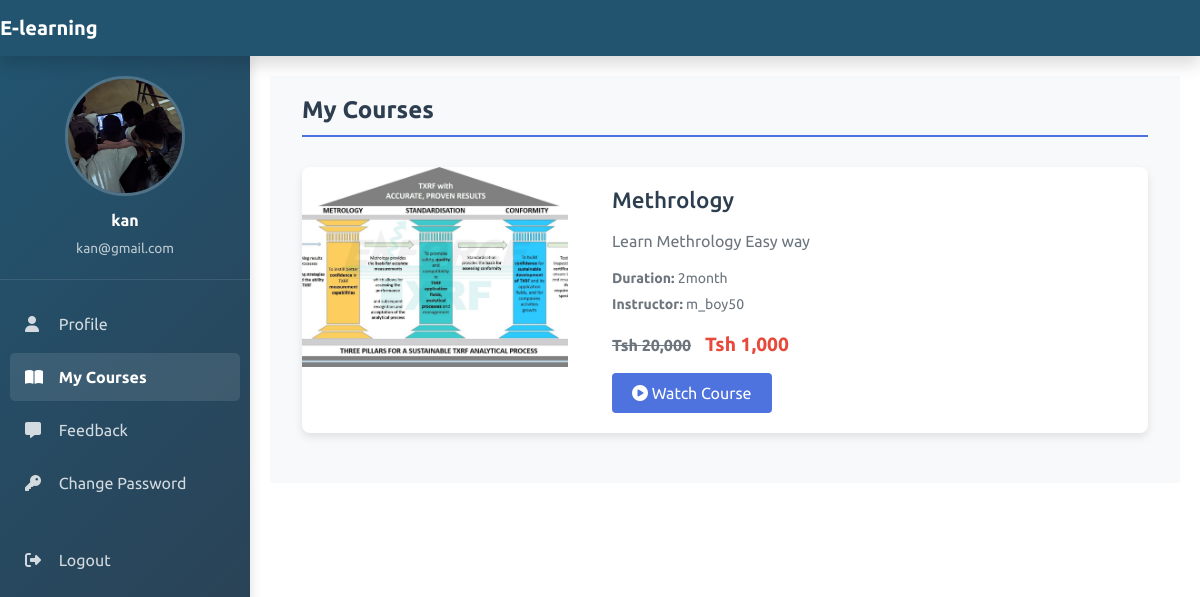
/student/myCourse.php (signed in), run on the app's committed database.
### tables this page shows
CREATE TABLE `student` (
  `stud_id` int(11) NOT NULL,
  `studname` varchar(255) NOT NULL,
  `studreg` varchar(255) DEFAULT NULL,
  `stuemail` varchar(255) NOT NULL,
  `stupass` varchar(255) NOT NULL,
  `stu_occ` text DEFAULT NULL,
  `stu_img` text DEFAULT NULL
);

CREATE TABLE `courseorder` (
  `co_id` int(11) NOT NULL,
  `order_id` varchar(255) NOT NULL,
  `stuemail` varchar(255) NOT NULL,
  `course_id` int(11) NOT NULL,
  `status` varchar(255) NOT NULL,
  `respomsg` text NOT NULL,
  `course_price` decimal(10,2) NOT NULL,
  `order_date` date NOT NULL
);

CREATE TABLE `course` (
  `course_id` int(11) NOT NULL,
  `course_name` text NOT NULL,
  `course_desc` text NOT NULL,
  `course_author` varchar(255) NOT NULL,
  `course_img` text NOT NULL,
  `course_duration` text NOT NULL,
  `course_price` text NOT NULL,
  `course_original_price` text NOT NULL
);

### student/myCourse.php (the view, shortened to what this page needs)
<?php
include('./stuInclude/header.php');
include_once(__DIR__ . '/../dbconnection.php');
$stuemail = $_SESSION['stuemail'] ?? '';
?>
<div class="course-container">
    <div class="container">
        <div class="row">
            <div class="col-12">
                <h4 class="course-header">My Courses</h4>
                <?php
                if (empty($stuemail)) {
                    echo '<div class="error-message">Student email not found in session.</div>';
                } else {
                    $sql = "SELECT co.order_id, c.course_id, c.course_name, c.course_duration, c.course_desc,
                            c.course_img, c.course_author, c.course_original_price, c.course_price
                            FROM courseorder AS co
                            JOIN course AS c ON c.course_id = co.course_id
                            WHERE co.stuemail = ?";
                    $stmt = $conn->prepare($sql);
                    if ($stmt) {
                        $stmt->bind_param("s", $stuemail);
                        $stmt->execute();
                        $result = $stmt->get_result();
                        if ($result->num_rows > 0) {
                            while ($row = $result->fetch_assoc()) {
                                ?>
                                <div class="course-card">
                                    <div class="row">
                                        <div class="col-md-4">
                                            <div class="course-img-container">
                                                <img src="<?php echo htmlspecialchars($row['course_img']); ?>" alt="<?php echo htmlspecialchars($row['course_name']); ?>" class="course-img">
                                            </div>
                                        </div>
                                        <div class="col-md-8">
                                            <div class="course-body">
                                                <h5 class="course-title"><?php echo htmlspecialchars($row['course_name']); ?></h5>
                                                <p class="course-desc"><?php echo htmlspecialchars($row['course_desc']); ?></p>
                                                <div class="course-meta">
                                                    <small><strong>Duration:</strong> <?php echo htmlspecialchars($row['course_duration']); ?></small>
                                                    <small><strong>Instructor:</strong> <?php echo htmlspecialchars($row['course_author']); ?></small>
                                                </div>
                                                <div class="course-price">
                                                    <span class="original-price">Tsh <?php echo number_format($row['course_original_price']); ?></span>
                                                    <span class="current-price">Tsh <?php echo number_format($row['course_price']); ?></span>
                                                </div>
                                                <a href="watchcourse.php?course_id=<?php echo $row['course_id']; ?>" class="watch-btn">
                                                    <i class="fas fa-play-circle mr-2"></i> Watch Course
                                                </a>
                                            </div>
                                        </div>
                                    </div>
                                </div>
                                <?php
                            }
                        } else {
                            echo '<div class="no-courses">
                                    <i class="fas fa-book-open"></i>
                                    <p>You haven\'t enrolled in any courses yet.</p>
                                  </div>';
                        }
                    } else {
                        echo '<div class="error-message">Database query preparation failed: ' . htmlspecialchars($conn->error) . '</div>';
                    }
                }
                ?>
            </div>
        </div>
    </div>
</div>
<?php
include('./stuInclude/footer.php');
?>

### student/stuInclude/header.php (shortened to what this page needs)
<?php
$include_success = include_once(__DIR__ . '/../../dbconnection.php');
if (!$include_success) {
    error_log("Failed to include dbconnection.php in header.php");
    $stu_img = '/Online learning system/image/default.jpg';
} else {
    if (isset($_SESSION['is_login']) && isset($_SESSION['stuemail']) && isset($conn)) {
        $stuemail = $_SESSION['stuemail'];
        $sql = "SELECT stu_img FROM student WHERE stuemail = ?";
        $stmt = $conn->prepare($sql);
        if ($stmt) {
            $stmt->bind_param("s", $stuemail);
            $stmt->execute();
            $result = $stmt->get_result();
            if ($result->num_rows > 0) {
                $row = $result->fetch_assoc();
                $stu_img = $row['stu_img'] ?: '/Online learning system/image/default.jpg';
            } else {
                $stu_img = '/Online learning system/image/default.jpg';
                error_log("No student found for $stuemail");
            }
        } else {
            error_log("Failed to prepare SQL statement in header.php: " . $conn->error);
            $stu_img = '/Online learning system/image/default.jpg';
        }
    } else {
        $stu_img = '/Online learning system/image/default.jpg';
        error_log("Session or connection not set: is_login=" . (isset($_SESSION['is_login']) ? 'true' : 'false') . ", stuemail=" . (isset($_SESSION['stuemail']) ? $_SESSION['stuemail'] : 'unset') . ", conn=" . (isset($conn) ? 'set' : 'unset'));
    }
}
?>
<!DOCTYPE html>
<html lang="en">
<head>
    <link href="https://cdn.jsdelivr.net/npm/bootstrap@5.3.0/dist/css/bootstrap.min.css" rel="stylesheet">
    <link href="https://cdnjs.cloudflare.com/ajax/libs/font-awesome/6.0.0/css/all.min.css" rel="stylesheet">
    <link rel="stylesheet" href="https://cdnjs.cloudflare.com/ajax/libs/font-awesome/6.4.0/css/all.min.css">
</head>
<body>
    <nav class="navbar navbar-dark fixed-top flex-md-nowrap p-0 shadow">
        <a class="navbar-brand mx-auto mx-lg-0" href="studentProfile.php">E-learning</a>
    </nav>
    <nav class="sidebar" id="sidebar">
        <div class="sidebar-sticky">
            <div class="profile-section">
                <img src="<?php echo htmlspecialchars($stu_img); ?>" alt="Student Image" class="profile-img">
                <?php if (isset($_SESSION['stuemail'])): ?>
                    <h6 class="profile-name"><?php echo htmlspecialchars(explode('@', $_SESSION['stuemail'])[0]); ?></h6>
                    <small class="profile-email"><?php echo htmlspecialchars($_SESSION['stuemail']); ?></small>
                <?php endif; ?>
            </div>
            <ul class="nav flex-column">
                <li class="nav-item">
                    <a class="nav-link <?php echo (basename($_SERVER['PHP_SELF']) == 'studentProfile.php') ? 'active' : ''; ?>"
                    href="studentProfile.php">
                        <i class="fas fa-user"></i> Profile
                    </a>
                </li>
                <li class="nav-item">
                    <a class="nav-link <?php echo (basename($_SERVER['PHP_SELF']) == 'myCourse.php') ? 'active' : ''; ?>"
                    href="myCourse.php">
                        <i class="fas fa-book-open"></i> My Courses
                    </a>
                </li>
                <li class="nav-item">
                    <a class="nav-link <?php echo (basename($_SERVER['PHP_SELF']) == 'stufeedback.php') ? 'active' : ''; ?>"
                    href="stufeedback.php">
                        <i class="fas fa-comment-alt"></i> Feedback
                    </a>
                </li>
                <li class="nav-item">
                    <a class="nav-link <?php echo (basename($_SERVER['PHP_SELF']) == 'studentChangePass.php') ? 'active' : ''; ?>"
                    href="studentChangePass.php">
                        <i class="fas fa-key"></i> Change Password
                    </a>
                </li>
                <li class="nav-item mt-4">
                    <a class="nav-link text-danger" href="../logout.php">
                        <i class="fas fa-sign-out-alt"></i> Logout
                    </a>
                </li>
            </ul>
        </div>
    </nav>
            <main class="main-content" id="mainContent">

### student/stuInclude/header.php (style rules this page uses)
:root { --sidebar-width: 250px; --topbar-height: 56px; --primary-color: #225470; --secondary-color: #2c3e50; }
body { font-family: 'Ubuntu', sans-serif; padding-top: var(--topbar-height); }
.navbar { background-color: var(--primary-color) !important; height: var(--topbar-height); box-shadow: 0 2px 10px rgba(0, 0, 0, 0.1); z-index: 1030; }
.navbar-brand { font-weight: 600; }
.sidebar { background: linear-gradient(135deg, var(--primary-color) 0%, var(--secondary-color) 100%); width: var(--sidebar-width); position: fixed; top: var(--topbar-height); left: 0; bottom: 0; z-index: 1020; overflow-y: auto; transition: transform 0.3s ease; box-shadow: 2px 0 10px rgba(0, 0, 0, 0.1); }
.sidebar-sticky { padding: 20px 0; }
.profile-section { text-align: center; padding: 0 15px 20px; border-bottom: 1px solid rgba(255, 255, 255, 0.1); margin-bottom: 20px; }
.profile-img { width: 120px; height: 120px; border-radius: 50%; object-fit: cover; border: 3px solid rgba(255, 255, 255, 0.2); margin: 0 auto 15px; }
.profile-name { color: white; font-weight: 600; margin-bottom: 5px; }
.profile-email { color: rgba(255, 255, 255, 0.7); font-size: 0.85rem; }
.nav-item { margin-bottom: 5px; }
.nav-link { color: rgba(255, 255, 255, 0.8) !important; border-radius: 5px; padding: 12px 15px !important; margin: 0 10px; transition: all 0.3s; }
.nav-link:hover, .nav-link.active { background: rgba(255, 255, 255, 0.1) !important; color: white !important; }
.nav-link.active { font-weight: 600; }
.nav-link i { margin-right: 10px; width: 20px; }
.main-content { margin-left: var(--sidebar-width); padding: 20px; min-height: calc(100vh - var(--topbar-height)); transition: margin 0.3s ease; }

### student/myCourse.php (style rules this page uses)
.course-container { padding: 20px; background-color: #f8f9fa; }
.course-header { margin-bottom: 30px; color: #2c3e50; font-weight: 600; border-bottom: 2px solid #4e73df; padding-bottom: 10px; }
.course-card { background: white; border-radius: 8px; box-shadow: 0 4px 8px rgba(0,0,0,0.1); margin-bottom: 30px; overflow: hidden; transition: transform 0.3s, box-shadow 0.3s; }
.course-img-container { height: 200px; overflow: hidden; }
.course-img { width: 100%; height: 100%; object-fit: cover; transition: transform 0.5s; }
.course-body { padding: 20px; }
.course-title { font-size: 1.4rem; color: #2c3e50; margin-bottom: 15px; }
.course-desc { color: #6c757d; margin-bottom: 15px; display: -webkit-box; -webkit-line-clamp: 3; -webkit-box-orient: vertical; overflow: hidden; }
.course-meta { margin-bottom: 15px; }
.course-meta small { display: block; color: #6c757d; margin-bottom: 5px; }
.course-price { font-weight: 600; margin-bottom: 15px; }
.original-price { text-decoration: line-through; color: #6c757d; margin-right: 10px; }
.current-price { color: #e74a3b; font-size: 1.2rem; }
.watch-btn { display: inline-block; background-color: #4e73df; color: white; padding: 8px 20px; border-radius: 4px; text-decoration: none; transition: background-color 0.3s; }

### data on the page
student: stu_img (picture)
courseorder: course.course_img (picture), course.course_name "Methrology", course.course_desc "Learn Methrology Easy way", course.course_duration "2month", course.course_author "m_boy50", course.course_original_price "20,000", course.course_price "1,000"

### other printed values
explode('@', $_SESSION['stuemail'])[0] "kan"
$_SESSION['stuemail'] "kan@gmail.com"
